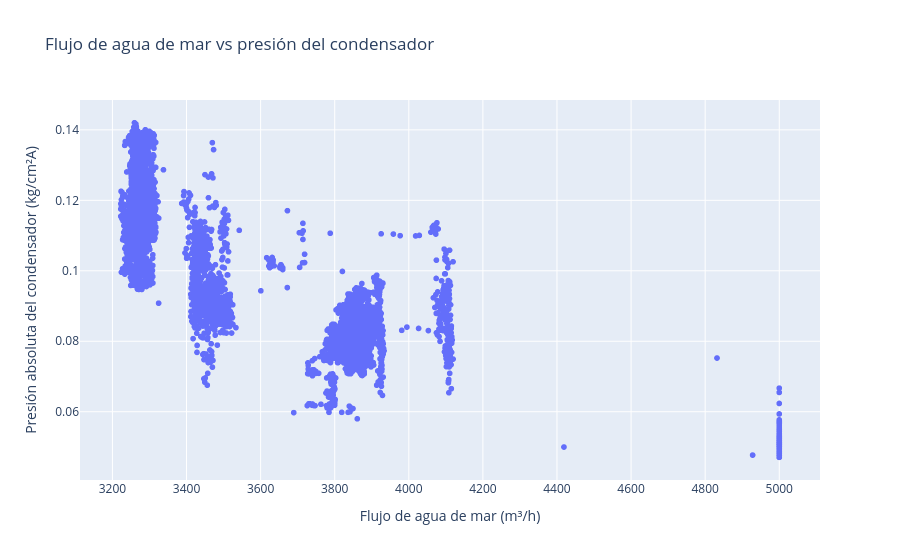

The notebook cell this image was saved under:
### Code cell
import plotly.express as px

fig = px.scatter(
    df_modelo_vacio,
    x="Flujo_Agua_Mar_m3_h",
    y="Presion_Condensador_kg_cm2A",

    title="Flujo de agua de mar vs presión del condensador",

    labels={
        "Flujo_Agua_Mar_m3_h":
            "Flujo de agua de mar (m³/h)",

        "Presion_Condensador_kg_cm2A":
            "Presión absoluta del condensador (kg/cm²A)"
    }
)

fig.show()

### Figure 1 — Plotly figure (JSON) as saved in the notebook; plotly's stock layout.template omitted (floating-point values rounded to 4 significant figures; data arrays with more than 128 entries replaced by an {"elided": "..."} marker saying what was removed)
{"data": [{"hovertemplate": "Flujo de agua de mar (m³/h)=%{x}<br>Presión absoluta del condensador (kg/cm²A)=%{y}<extra></extra>", "legendgroup": "", "marker": {"color": "#636efa", "symbol": "circle"}, "mode": "markers", "name": "", "showlegend": false, "type": "scattergl", "x": {"elided": "10080 float values"}, "xaxis": "x", "y": {"elided": "10080 float values"}, "yaxis": "y"}], "layout": {"legend": {"tracegroupgap": 0}, "title": {"text": "Flujo de agua de mar vs presión del condensador"}, "xaxis": {"anchor": "y", "domain": [0, 1], "title": {"text": "Flujo de agua de mar (m³/h)"}}, "yaxis": {"anchor": "x", "domain": [0, 1], "title": {"text": "Presión absoluta del condensador (kg/cm²A)"}}}}
